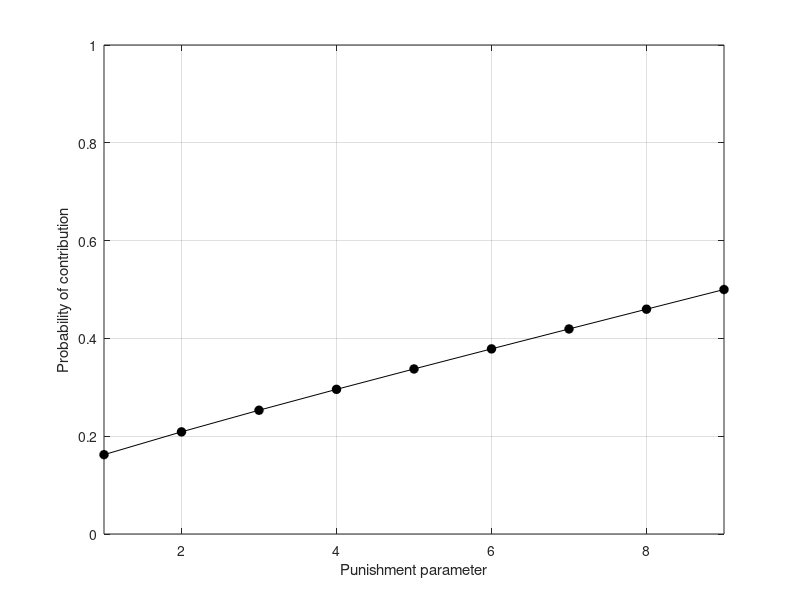

MATLAB code to generate this figure:
%%
clf; %clear figures
clc; %clear command windows history;
clear all;

%% 
currentFolder = 'E:\yzw_thesis\body';
main_dir_name = strcat(currentFolder,'\bayesian_figures\');
if(1~=isdir(main_dir_name))
    mkdir(main_dir_name);
end
file_name = 'bayesian_uniform_punish_parameter_vs_contribute_probability';

%% avariable 
NA = 20; %user number
N = NA.' -1;
b = 1;  %benefit if contribution
m = 1:1:9;
c = zeros(length(m),1);   %cost of the contribution
Y =[];
%%
X = 0:0.0001:1;
x = X;
%% 

for k=1:length(m)
    y1 = 1- (1-binocdf(m(k),N,x));
    diff = abs(y1 -x);
    minimum = min(diff);
    index = find(minimum==diff, 1, 'first');
    c(k) = x(index);
end

 x = m;
 y = c;

%% Plot the figure
plot(x,y, '-k',... 
    x,y, 'ko', 'LineWidth',1, 'MarkerSize',6, 'MarkerFace', 'k');
axis([min(x) max(x) 0 1]);
xlabel('Punishment parameter');
ylabel('Probability of contribution');
grid on;
figure(1);

h1 = figure(1);
% print(h1,'-dtiff','-r600',strcat(main_dir_name,file_name,'.tif'));
print(h1,'-deps',strcat(main_dir_name,file_name,'.eps'));
% print(h1,'-dpdf',strcat(main_dir_name,file_name,'.pdf'));
% saveTightFigure(h1, strcat(main_dir_name,file_name,'_tight','.pdf'));
